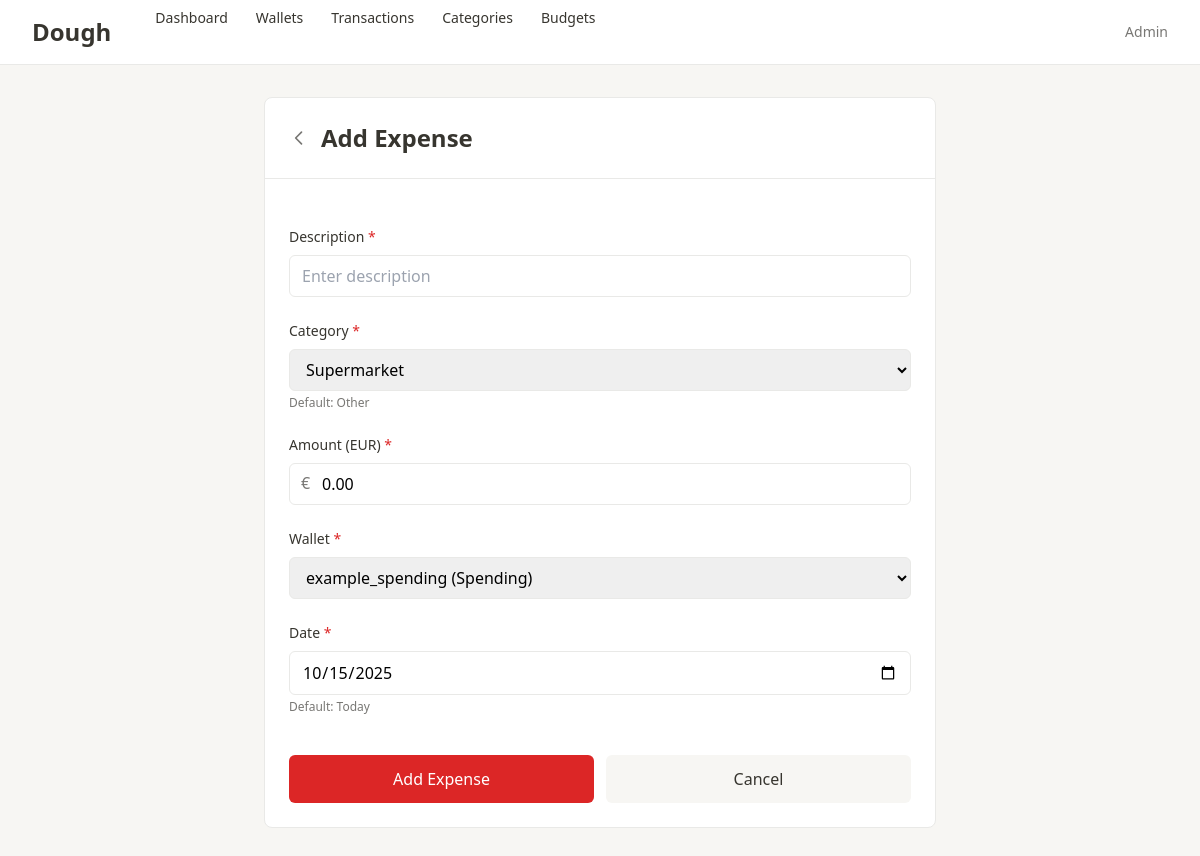
/transactions/1/edit/, run on the app's committed database.
### transactions/models.py (models this page shows, shortened)
class Transaction(models.Model):
    INCOME = 'income'
    EXPENSE = 'expense'
    TRANSACTION_TYPES = [
        (INCOME, 'Income'),
        (EXPENSE, 'Expense'),
    ]
    wallet = models.ForeignKey(
        Wallet,
        on_delete=models.CASCADE,
        related_name='transactions'
    )
    type = models.CharField(
        max_length=10,
        choices=TRANSACTION_TYPES
    )
    category = models.ForeignKey(
        Category,
        on_delete=models.PROTECT,
        related_name='transactions'
    )
    amount = models.DecimalField(
        max_digits=12,
        decimal_places=2,
        validators=[MinValueValidator(Decimal('0.01'))],
        help_text='Always positive, type determines if income or expense'
    )
    description = models.TextField(blank=True)
    date = models.DateField()
    created_at = models.DateTimeField(auto_now_add=True)
    updated_at = models.DateTimeField(auto_now=True)
    class Meta:
        ordering = ['-date', '-created_at']
        indexes = [
            models.Index(fields=['-date']),
            models.Index(fields=['wallet', '-date']),
            models.Index(fields=['type', '-date']),
        ]

### transactions/views.py (the view)
# urls.py: path('transactions/<int:pk>/edit/', edit_transaction, name='edit_transaction'),
def edit_transaction(request, pk):
    transaction = get_object_or_404(Transaction, pk=pk)
    if request.method == 'POST':
        if transaction.type == Transaction.EXPENSE:
            form = ExpenseForm(request.POST, instance=transaction)
        else:
            form = IncomeForm(request.POST, instance=transaction)
        if form.is_valid():
            form.save()
            messages.success(request, 'Transaction updated successfully!')
            return redirect('transactions_log')
    else:
        if transaction.type == Transaction.EXPENSE:
            form = ExpenseForm(instance=transaction)
        else:
            form = IncomeForm(instance=transaction)
    context = {
        'form': form,
        'transaction': transaction,
        'editing': True,
    }
    template = 'transactions/add_expense.html' if transaction.type == Transaction.EXPENSE else 'transactions/add_income.html'
    return render(request, template, context)

### transactions/forms.py (shortened to what this page needs)
class ExpenseForm(TransactionForm):
    def __init__(self, *args, **kwargs):
        super().__init__(*args, **kwargs)
        self.initial['amount'] = '0.00'

### transactions/models.py (called while the page is built)
    def __str__(self):
        return f"{self.name} ({self.get_type_display()})"

    def __str__(self):
        return self.name

### transactions/templates/transactions/add_expense.html (shortened to what this page needs)
{% extends "transactions/base.html" %}
{% block content %}
<div class="max-w-2xl mx-auto">
    <div class="bg-white rounded-lg border border-notion-border">
        <div class="p-6 border-b border-notion-border">
            <div class="flex items-center gap-3">
                <a href="{% url 'dashboard' %}" class="text-notion-textLight hover:text-notion-text">
                    <svg class="w-5 h-5" fill="none" stroke="currentColor" viewBox="0 0 24 24">
                        <path stroke-linecap="round" stroke-linejoin="round" stroke-width="2" d="M15 19l-7-7 7-7"></path>
                    </svg>
                </a>
                <h1 class="text-2xl font-bold text-notion-text">Add Expense</h1>
            </div>
        </div>
        <form method="post" class="p-6 space-y-6">
            <div>
                <label for="{{ form.description.id_for_label }}" class="block text-sm font-medium text-notion-text mb-2">
                    Description <span class="text-red-600">*</span>
                </label>
                {{ form.description }}
            </div>
            <div>
                <label for="{{ form.category.id_for_label }}" class="block text-sm font-medium text-notion-text mb-2">
                    Category <span class="text-red-600">*</span>
                </label>
                {{ form.category }}
                <p class="mt-1 text-xs text-notion-textLight">Default: Other</p>
            </div>
            <div>
                <label for="{{ form.amount.id_for_label }}" class="block text-sm font-medium text-notion-text mb-2">
                    Amount (EUR) <span class="text-red-600">*</span>
                </label>
                <div class="relative">
                    <span class="absolute left-3 top-2 text-notion-textLight">€</span>
                    <input type="number" name="amount" id="{{ form.amount.id_for_label }}"
                           class="w-full pl-8 pr-3 py-2 border border-notion-border rounded-md focus:outline-none focus:ring-2 focus:ring-blue-500"
                           placeholder="0.00" step="0.01" min="0.01" value="{{ form.amount.value|default:'0.00' }}" required>
                </div>
            </div>
            <div>
                <label for="{{ form.wallet.id_for_label }}" class="block text-sm font-medium text-notion-text mb-2">
                    Wallet <span class="text-red-600">*</span>
                </label>
                {{ form.wallet }}
            </div>
            <div>
                <label for="{{ form.date.id_for_label }}" class="block text-sm font-medium text-notion-text mb-2">
                    Date <span class="text-red-600">*</span>
                </label>
                {{ form.date }}
                <p class="mt-1 text-xs text-notion-textLight">Default: Today</p>
            </div>
            <div class="flex gap-3 pt-4">
                <button type="submit" class="flex-1 bg-red-600 hover:bg-red-700 text-white px-6 py-3 rounded-md font-medium transition-colors">
                    Add Expense
                </button>
                <a href="{% url 'dashboard' %}" class="flex-1 text-center bg-notion-secondary hover:bg-gray-200 text-notion-text px-6 py-3 rounded-md font-medium transition-colors">
                    Cancel
                </a>
            </div>
        </form>
    </div>
</div>
{% endblock %}

### data on the page
Transaction: category "Supermarket", wallet "example_spending (Spending)", date "10/15/2025"
